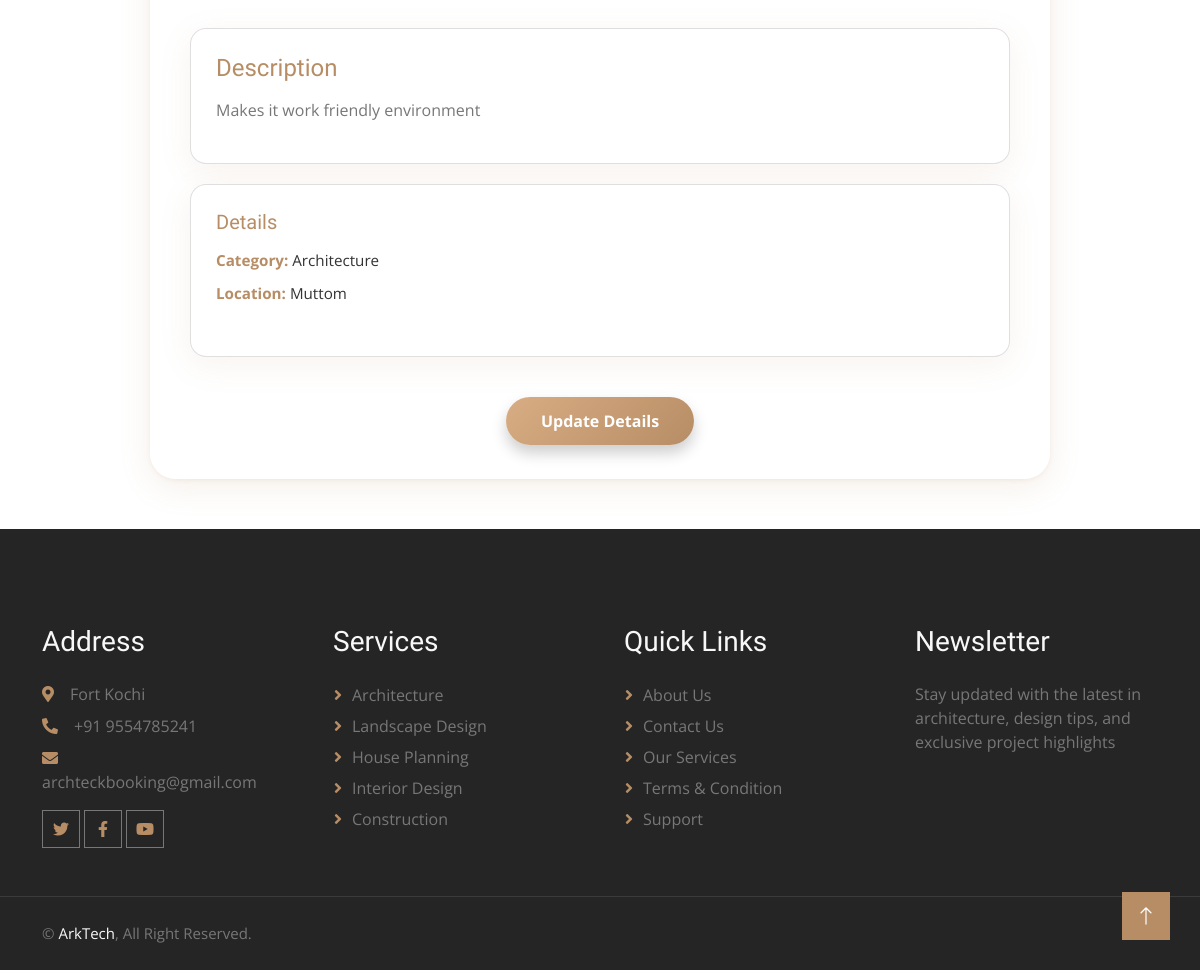
The app's page /Architect/project_view.php?id=11 (signed in, lower part), older data.
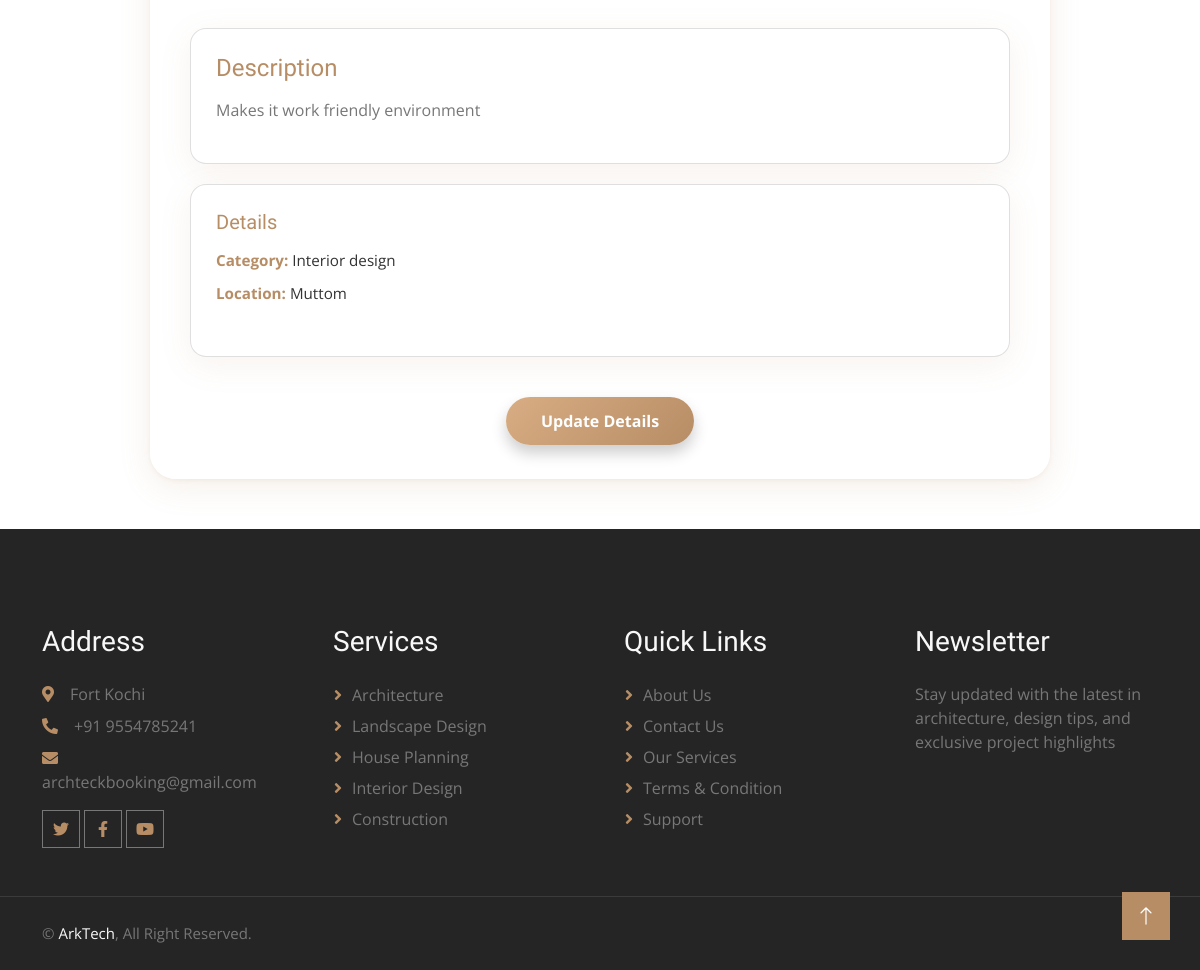
The same page, newer data.
### tables this page shows
CREATE TABLE IF NOT EXISTS `tbl_previous_works` (
  `prev_work_id` int NOT NULL AUTO_INCREMENT,
  `architect_id` int NOT NULL,
  `title` varchar(1000) NOT NULL,
  `descriptions` varchar(10000) NOT NULL,
  `category_id` int NOT NULL,
  `project_location` varchar(500) NOT NULL,
  `image1` varchar(500) NOT NULL,
  `image2` varchar(500) NOT NULL,
  `image3` varchar(500) NOT NULL,
  `created_at` date NOT NULL,
  PRIMARY KEY (`prev_work_id`)
);

CREATE TABLE IF NOT EXISTS `tbl_category` (
  `category_id` int NOT NULL AUTO_INCREMENT,
  `category_name` varchar(50) NOT NULL,
  PRIMARY KEY (`category_id`)
);

### dboperation.php (called while the page is built, shortened)
<?php
class dboperation
{
    public $con,$res;
    function __construct()
    {
        $this->con=mysqli_connect("localhost","root","","arktech");
    }
    public function executequery($sql)
    {
        $this->res=mysqli_query($this->con,$sql);
        return $this->res;
    }
}
?>

### Architect/project_view.php (the view, shortened to what this page needs)
<?php
include("../dboperation.php");
include("header.php");
$obj = new dboperation();
$id = $_GET['id'];
$sql = "SELECT pw.*,
               c.category_name,
               a.arch_name
        FROM tbl_previous_works pw
        LEFT JOIN tbl_category c ON pw.category_id = c.category_id
        LEFT JOIN tbl_architects a ON pw.architect_id = a.architect_id
        WHERE pw.prev_work_id = '$id'";
$res = $obj->executequery($sql);
$project = mysqli_fetch_array($res);
?>
<div class="project-view-container">
  <div class="card">
    <h4>Description</h4>
    <p><?php echo ($project['descriptions'] ?: "No description available."); ?></p>
  </div>
  <div class="card">
    <h5>Details</h5>
    <ul class="details-list">
      <li><strong>Category:</strong> <?php echo ($project['category_name'] ?: "N/A"); ?></li>
      <li><strong>Location:</strong> <?php echo ($project['project_location'] ?: "N/A"); ?></li>
    </ul>
  </div>
  <form action="edit_project.php" method="get" class="text-center">
    <button type="submit" class="update-btn">Update Details</button>
  </form>
</div>
<?php include("footer.php"); ?>

Row changes from the older to the newer data that the page shows:
changed tbl_previous_works "Makes it work friendly environment": category.category_name "Architecture" → "Interior design"
